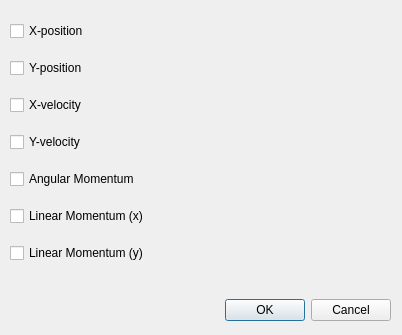
<?xml version="1.0" encoding="UTF-8"?>
<ui version="4.0">
 <class>DrawPlotUI</class>
 <widget class="QDialog" name="DrawPlotUI">
  <property name="geometry">
   <rect>
    <x>0</x>
    <y>0</y>
    <width>402</width>
    <height>335</height>
   </rect>
  </property>
  <property name="windowTitle">
   <string>Dialog</string>
  </property>
  <widget class="QDialogButtonBox" name="buttonBox">
   <property name="geometry">
    <rect>
     <x>60</x>
     <y>290</y>
     <width>331</width>
     <height>41</height>
    </rect>
   </property>
   <property name="orientation">
    <enum>Qt::Horizontal</enum>
   </property>
   <property name="standardButtons">
    <set>QDialogButtonBox::Cancel|QDialogButtonBox::Ok</set>
   </property>
  </widget>
  <widget class="QWidget" name="gridLayoutWidget">
   <property name="geometry">
    <rect>
     <x>10</x>
     <y>10</y>
     <width>381</width>
     <height>269</height>
    </rect>
   </property>
   <layout class="QGridLayout" name="gridLayout">
    <item row="0" column="0">
     <widget class="QCheckBox" name="x_position_checkbox">
      <property name="text">
       <string>X-position</string>
      </property>
     </widget>
    </item>
    <item row="2" column="0">
     <widget class="QCheckBox" name="velocity_x_checkbox">
      <property name="text">
       <string>X-velocity</string>
      </property>
     </widget>
    </item>
    <item row="1" column="0">
     <widget class="QCheckBox" name="y_position_checkbox">
      <property name="text">
       <string>Y-position</string>
      </property>
     </widget>
    </item>
    <item row="3" column="0">
     <widget class="QCheckBox" name="velocity_y_checkbox">
      <property name="text">
       <string>Y-velocity</string>
      </property>
     </widget>
    </item>
    <item row="6" column="0">
     <widget class="QCheckBox" name="linear_mom_x_checkbox">
      <property name="text">
       <string>Linear Momentum (x)</string>
      </property>
     </widget>
    </item>
    <item row="5" column="0">
     <widget class="QCheckBox" name="ang_mom_checkbox">
      <property name="text">
       <string>Angular Momentum</string>
      </property>
     </widget>
    </item>
    <item row="7" column="0">
     <widget class="QCheckBox" name="linear_mom_y_checkbox">
      <property name="text">
       <string>Linear Momentum (y)</string>
      </property>
     </widget>
    </item>
   </layout>
  </widget>
  <zorder>buttonBox</zorder>
  <zorder>gridLayoutWidget</zorder>
  <zorder>linear_mom_y_checkbox</zorder>
  <zorder>linear_mom_y_checkbox</zorder>
  <zorder>linear_mom_y_checkbox</zorder>
  <zorder>linear_mom_y_checkbox</zorder>
 </widget>
 <resources/>
 <connections>
  <connection>
   <sender>buttonBox</sender>
   <signal>accepted()</signal>
   <receiver>DrawPlotUI</receiver>
   <slot>accept()</slot>
   <hints>
    <hint type="sourcelabel">
     <x>248</x>
     <y>254</y>
    </hint>
    <hint type="destinationlabel">
     <x>157</x>
     <y>274</y>
    </hint>
   </hints>
  </connection>
  <connection>
   <sender>buttonBox</sender>
   <signal>rejected()</signal>
   <receiver>DrawPlotUI</receiver>
   <slot>reject()</slot>
   <hints>
    <hint type="sourcelabel">
     <x>316</x>
     <y>260</y>
    </hint>
    <hint type="destinationlabel">
     <x>286</x>
     <y>274</y>
    </hint>
   </hints>
  </connection>
 </connections>
</ui>
